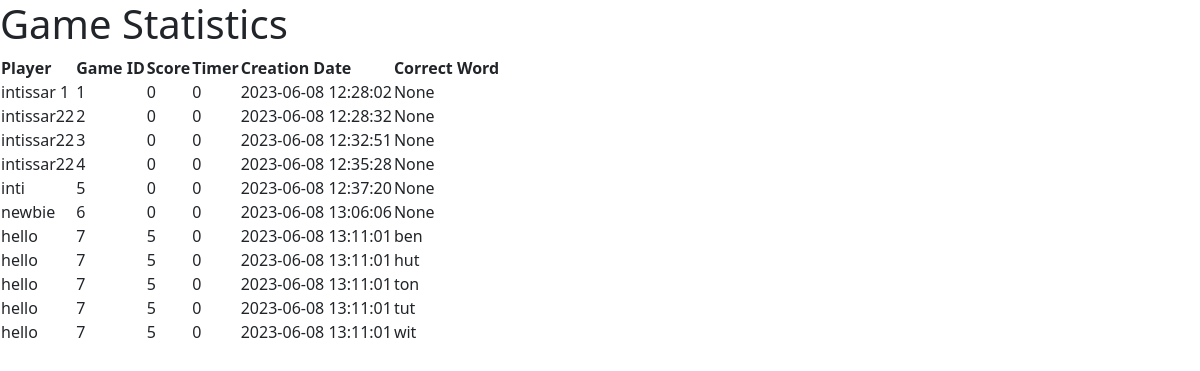
The app's page /statistics with its own data.
### tables this page shows
CREATE TABLE games (
                                id integer PRIMARY KEY,
                                score integer,
                                player_id text NOT NULL,
                                timer integer NOT NULL,
                                create_date timestamp NOT NULL,
                                FOREIGN KEY (player_id) REFERENCES players (name)
                            );

CREATE TABLE players (
                                name text PRIMARY KEY 
                            );

CREATE TABLE games_players (
                                    player_id text NOT NULL,
                                    game_id integer NOT NULL,
                                    correctWord text NOT NULL,
                                    FOREIGN KEY (player_id) REFERENCES players (name),
                                    FOREIGN KEY (game_id) REFERENCES games (id)
                                );

### app.py (the view)
@app.route('/statistics')
def statistics():
    try:
        conn = get_db_connection()
        cur = conn.cursor()
        cur.execute("""
            SELECT p.name AS player_name, g.id AS game_id, g.score, g.timer, g.create_date, gp.correctWord
            FROM games g
            JOIN players p ON g.player_id = p.name
            LEFT JOIN games_players gp ON gp.game_id = g.id
        """)
        results = cur.fetchall()
        cur.close()
        print(results)
        return render_template('stats.html', stats=results)
    finally:
        conn.close()

### app.py (called while the page is built)
def get_db_connection():
      return create_connection(r"database.db")

def create_connection(db_file):
    conn = None
    try:
        conn = sqlite3.connect(db_file)
        print(sqlite3.version)
    except Error as e:
        print(e)
    return conn

### templates/stats.html (shortened to what this page needs)
<link href="https://cdn.jsdelivr.net/npm/bootstrap@5.3.0/dist/css/bootstrap.min.css" rel="stylesheet"
integrity="sha384-9ndCyUaIbzAi2FUVXJi0CjmCapSmO7SnpJef0486qhLnuZ2cdeRhO02iuK6FUUVM">
{% block body %}
<div class="text-align-center">
    <h1>Game Statistics</h1>
    <table>
        <tr>
            <th>Player</th>
            <th>Game ID</th>
            <th>Score</th>
            <th>Timer</th>
            <th>Creation Date</th>
            <th>Correct Word</th>
        </tr>
        {% for result in stats %}
            <tr>
                <td>{{ result[0] }}</td>
                <td>{{ result[1] }}</td>
                <td>{{ result[2] }}</td>
                <td>{{ result[3] }}</td>
                <td>{{ result[4] }}</td>
                <td>{{ result[5] }}</td>
            </tr>
        {% endfor %}
    </table>
</div>
{% endblock %}

### records on screen
games: name "intissar 1", id "1", score "0", timer "0", create_date "2023-06-08 12:28:02", result "None"
games: name "intissar22", id "2", score "0", timer "0", create_date "2023-06-08 12:28:32", result "None"
games: name "intissar22", id "3", score "0", timer "0", create_date "2023-06-08 12:32:51", result "None"
games: name "intissar22", id "4", score "0", timer "0", create_date "2023-06-08 12:35:28", result "None"
games: name "inti", id "5", score "0", timer "0", create_date "2023-06-08 12:37:20", result "None"
games: name "newbie", id "6", score "0", timer "0", create_date "2023-06-08 13:06:06", result "None"
games_players: name "hello", result "7", score "5", timer "0", create_date "2023-06-08 13:11:01", correctWord "ben"
games_players: name "hello", result "7", score "5", timer "0", create_date "2023-06-08 13:11:01", correctWord "hut"
games_players: name "hello", result "7", score "5", timer "0", create_date "2023-06-08 13:11:01", correctWord "ton"
games_players: name "hello", result "7", score "5", timer "0", create_date "2023-06-08 13:11:01", correctWord "tut"
games_players: name "hello", result "7", score "5", timer "0", create_date "2023-06-08 13:11:01", correctWord "wit"
